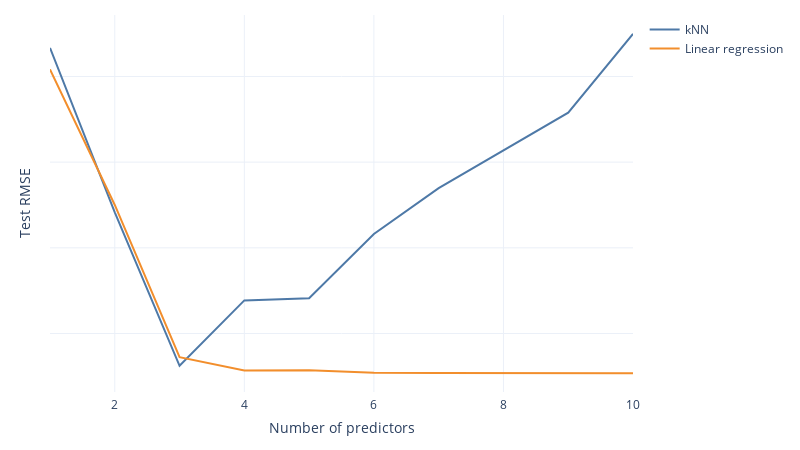

Notebook source saved alongside this figure:
### Markdown cell above
# 6. Curse of dimensionality

In the lectures, we discussed that the performance of examplar-based methods such as KNN does not scale well with number of predictors. 

We illustrate this problem as follows: 

1. Sort the predictors according to their correlation with the response. 

2. For both KNN and linear regression, compute validation predictions using an increasing number of inputs, starting from the one with highest correlation with the response and ending with the one that has the lowest. 

**Activity: interpret the visualisation according to the lecture's discussion.**

### Code cell
results = curse()  # see the tutorial6.py file for the code

### Figure 1 — Plotly figure (JSON) as saved in the notebook; plotly's stock layout.template omitted (floating-point values rounded to 4 significant figures)
{"data": [{"connectgaps": true, "hoverinfo": "y", "hovertemplate": "kNN<br>p = %{x}<br>Test RMSE = %{y:.1f}<br><extra></extra>", "line": {"color": "#4E79A7", "width": 2}, "mode": "lines", "name": "kNN", "showlegend": true, "type": "scatter", "x": [1, 2, 3, 4, 5, 6, 7, 8, 9, 10], "y": [266.7, 170.7, 81.15, 119.3, 120.6, 158.0, 184.8, 206.6, 228.9, 274.9]}, {"connectgaps": true, "hovertemplate": "Linear regression<br>p = %{x}<br>Test RMSE = %{y:.1f}<br><extra></extra>", "line": {"color": "#F28E2C", "width": 2}, "mode": "lines", "name": "Linear regression", "showlegend": true, "type": "scatter", "x": [1, 2, 3, 4, 5, 6, 7, 8, 9, 10], "y": [254.2, 175.0, 86.18, 78.42, 78.53, 77.03, 76.93, 76.91, 77.22, 76.86]}], "layout": {"height": 450, "margin": {"b": 15, "l": 50, "pad": 4, "r": 50, "t": 15}, "width": 800, "xaxis": {"title": {"text": "Number of predictors"}}, "yaxis": {"showticklabels": false, "title": {"text": "Test RMSE"}}}}
